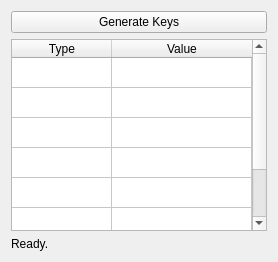
        <widget class="QWidget" name="keytab">
         <attribute name="title">
          <string>Keys</string>
         </attribute>
         <layout class="QGridLayout" name="gridLayout_2">
          <item row="1" column="0">
           <widget class="QTableWidget" name="keytable">
            <property name="enabled">
             <bool>true</bool>
            </property>
            <property name="sortingEnabled">
             <bool>true</bool>
            </property>
            <property name="wordWrap">
             <bool>false</bool>
            </property>
            <attribute name="horizontalHeaderShowSortIndicator" stdset="0">
             <bool>true</bool>
            </attribute>
            <attribute name="horizontalHeaderStretchLastSection">
             <bool>true</bool>
            </attribute>
            <attribute name="verticalHeaderVisible">
             <bool>false</bool>
            </attribute>
            <attribute name="verticalHeaderCascadingSectionResizes">
             <bool>false</bool>
            </attribute>
            <attribute name="verticalHeaderStretchLastSection">
             <bool>false</bool>
            </attribute>
            <row>
             <property name="text">
              <string>Neue Zeile</string>
             </property>
            </row>
            <row>
             <property name="text">
              <string>Neue Zeile</string>
             </property>
            </row>
            <row>
             <property name="text">
              <string>Neue Zeile</string>
             </property>
            </row>
            <row>
             <property name="text">
              <string>Neue Zeile</string>
             </property>
            </row>
            <row>
             <property name="text">
              <string>Neue Zeile</string>
             </property>
            </row>
            <row>
             <property name="text">
              <string>Neue Zeile</string>
             </property>
            </row>
            <row>
             <property name="text">
              <string>Neue Zeile</string>
             </property>
            </row>
            <column>
             <property name="text">
              <string>Type</string>
             </property>
            </column>
            <column>
             <property name="text">
              <string>Value</string>
             </property>
            </column>
           </widget>
          </item>
          <item row="2" column="0">
           <widget class="QLabel" name="keystatuslabel">
            <property name="text">
             <string>Ready.</string>
            </property>
           </widget>
          </item>
          <item row="0" column="0">
           <widget class="QPushButton" name="generatekeybtn">
            <property name="text">
             <string>Generate Keys</string>
            </property>
           </widget>
          </item>
         </layout>
        </widget>
